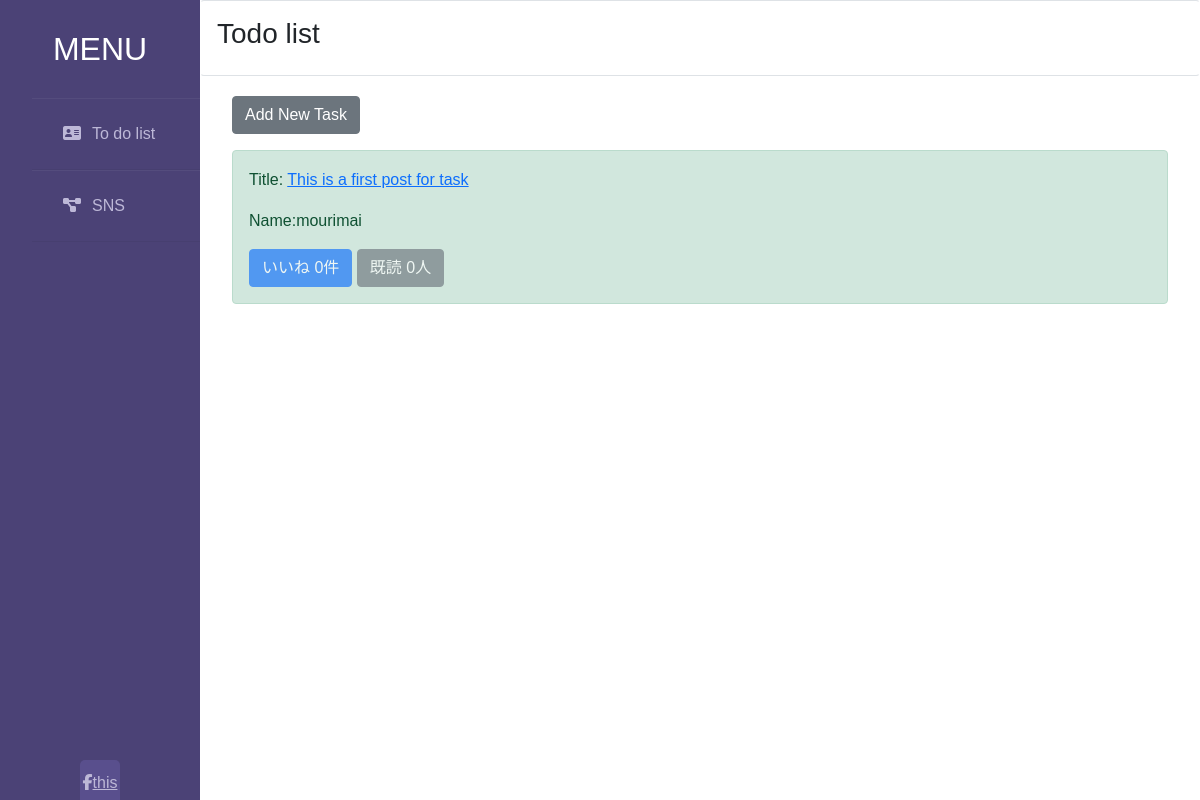
The page /todolist/ (signed in) on the database its author committed.
### boardapp/models.py (models this page shows, shortened)
class TodoModel(models.Model):
    title = models.CharField(max_length=100)
    content = models.TextField()
    author = models.CharField(max_length=50)
    good = models.IntegerField(null=True, blank=True, default=0)
    read = models.IntegerField(null=True, blank=True, default=0)
    readtext = models.TextField(null=True, blank=True)

### boardapp/views.py (the view)
# urls.py: path('todolist/', todolistfunc, name='todolist'),
def todolistfunc(request):
    object = TodoModel.objects.all()
    return render(request, 'todolist.html', {'object_list': object})

### templates/todolist.html
{% extends 'base.html' %}
{% block header %}
  <h3>Todo list</h3>
{% endblock header %}
{% block content %}
{% if user.is_authenticated %}
<div class="container">
  <div class="buttons mb-3">
    <a href="{% url 'todo_create' %}" class="btn btn-secondary" role="button">Add New Task</a>
  </div>
  {% for item in object_list %}
  <div class="alert alert-success" role="alert">
    <p>Title: <a href="{% url 'todo' item.pk %}"> {{ item.title }}</a></p>
    <p>Name:{{ item.author }}</p>
    <a href="#" class="btn btn-primary disabled" tabindex="-1" role="button" aria-disabled="true">
      いいね {{ item.good }}件
    </a>
    <a href="#" class="btn btn-secondary disabled" tabindex="-1" role="button" aria-disabled="true">
      既読 {{ item.read }}人
    </a>
  </div>
  {% endfor %}
</div>
{% else %}
<p>You are not logged in. Please login!</p>
<a href="{% url 'login' %}" class="btn btn-primary" tabindex="-1" role="button">Log in here</a>
{% endif %}
{% endblock content %}

### static/navbar.css (style rules this page uses)
* { margin: 0; padding: 0; box-sizing: border-box; list-style: none; text-decoration: none; font-family: 'Josefin Sans', sans-serif; }
.wrapper .main_content .info div { margin-bottom: 20px; }

### rows shown on the page
TodoModel: title "This is a first post for task", author "mourimai", good "0", read "0"
